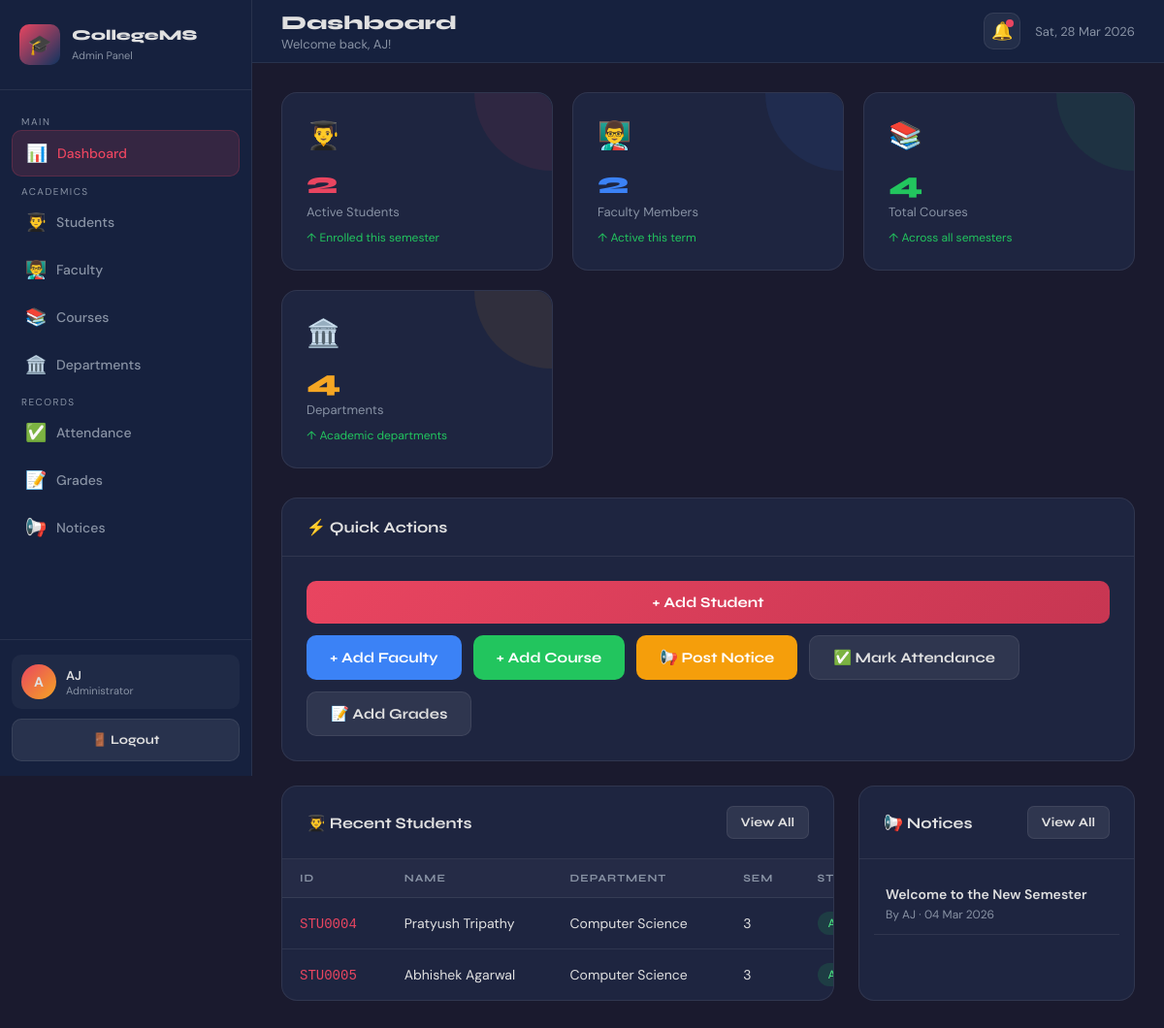
/admin/dashboard.php (signed in), run on an earlier commit of the app's database.
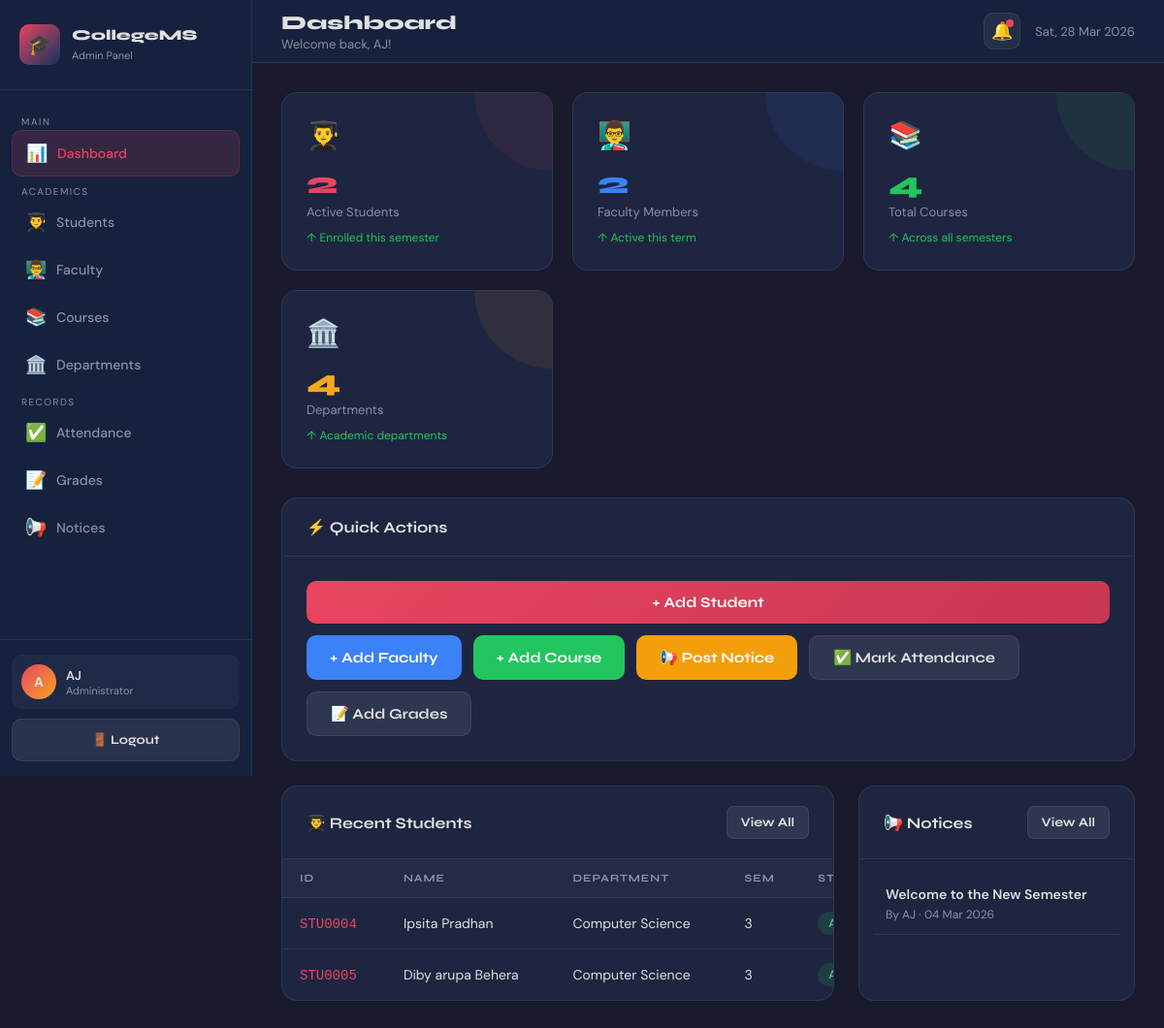
And on a later commit of the database.
### tables this page shows
CREATE TABLE students (
  id INT AUTO_INCREMENT PRIMARY KEY,
  user_id INT NULL,
  student_id VARCHAR(20) NOT NULL UNIQUE,
  name VARCHAR(100) NOT NULL,
  email VARCHAR(100) NOT NULL UNIQUE,
  phone VARCHAR(20),
  dob DATE,
  gender ENUM('Male','Female','Other'),
  address TEXT,
  department_id INT NULL,
  semester INT NOT NULL DEFAULT 1,
  admission_year YEAR,
  status ENUM('Active','Inactive','Graduated') NOT NULL DEFAULT 'Active',
  photo VARCHAR(255),
  created_at TIMESTAMP DEFAULT CURRENT_TIMESTAMP,
  CONSTRAINT fk_students_user FOREIGN KEY (user_id) REFERENCES users(id) ON DELETE SET NULL,
  CONSTRAINT fk_students_dept FOREIGN KEY (department_id) REFERENCES departments(id) ON DELETE SET NULL,
  INDEX idx_students_dept (department_id),
  INDEX idx_students_status (status)
);

CREATE TABLE departments (
  id INT AUTO_INCREMENT PRIMARY KEY,
  name VARCHAR(100) NOT NULL UNIQUE,
  code VARCHAR(20) NOT NULL UNIQUE,
  head_name VARCHAR(100),
  created_at TIMESTAMP DEFAULT CURRENT_TIMESTAMP
);

### admin/dashboard.php (the view, shortened to what the changed rows need)
<?php
require_once '../includes/db.php';
$recent_students = mysqli_query($conn, "
    SELECT s.student_id, s.name, s.email, d.name as dept, s.semester, s.status
    FROM students s
    LEFT JOIN departments d ON s.department_id = d.id
    ORDER BY s.created_at DESC
    LIMIT 5
");
?>
<!DOCTYPE html>
<html lang="en">
<head>
    <link rel="stylesheet" href="../css/style.css">
</head>
<body>
<div class="dashboard-layout">
    <div class="main-content">
        <header class="topbar">
            <div style="display:flex; align-items:center; gap:15px;">
                <div class="topbar-title">
                    <h1>Dashboard</h1>
                </div>
            </div>
        </header>
        <div class="page-content">
            <div style="display:grid; grid-template-columns:2fr 1fr; gap:25px; flex-wrap:wrap;">
                <div class="card">
                    <div class="table-responsive">
                        <table>
                            <thead>
                            <tr><th>ID</th><th>Name</th><th>Department</th><th>Sem</th><th>Status</th></tr>
                            </thead>
                            <tbody>
                            <?php while ($s = mysqli_fetch_assoc($recent_students)): ?>
                                <tr>
                                    <td><code style="color:var(--accent)"><?= htmlspecialchars($s['student_id']) ?></code></td>
                                    <td><?= htmlspecialchars($s['name']) ?></td>
                                    <td><?= htmlspecialchars($s['dept'] ?? 'N/A') ?></td>
                                    <td><?= (int)$s['semester'] ?></td>
                                    <td>
                                        <span class="chip <?= $s['status'] === 'Active' ? 'chip-success' : 'chip-warning' ?>">
                                        </span>
                                    </td>
                                </tr>
                            <?php endwhile; ?>
                            </tbody>
                        </table>
                    </div>
                </div>
            </div>
        </div>
    </div>
</div>
</body>
</html>

What changed in the data, as far as the page shows it:
changed students "STU0004": name "Pratyush Tripathy" → "Ipsita Pradhan"
changed students "STU0005": name "Abhishek Agarwal" → "Diby arupa Behera"
